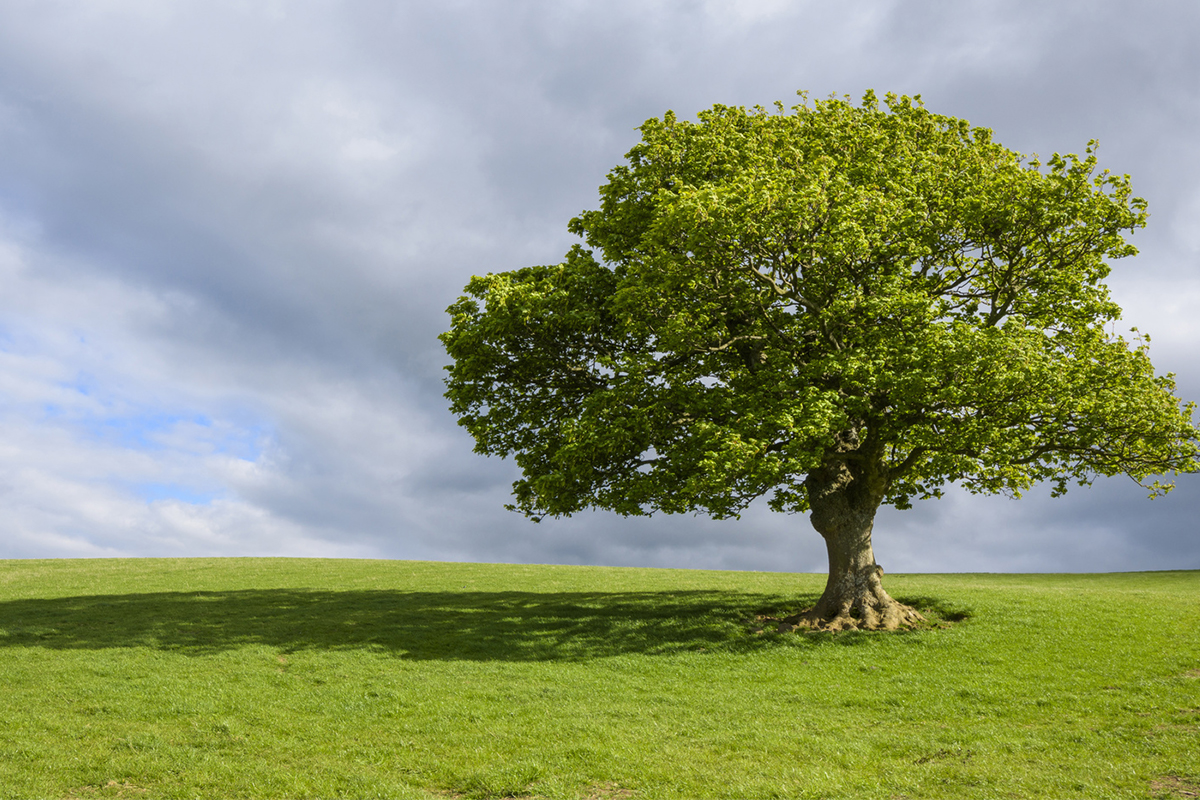
#> input picture test/tree.jpg, 1200 x 800 px
$ python dog_detect.py
#> lines starting #> are read from the running program, lines starting #| are printed output that depends on the picture
import cv2

# Load the pre-trained Haarcascade for dog detection
dog_cascade = cv2.CascadeClassifier(cv2.data.haarcascades + 'haarcascade_frontalface_default.xml')

# Detect dogs in an image
#image = cv2.imread('dog_image_2.jpg')
image = cv2.imread('tree.jpg')
#> image is the input picture: shape (800, 1200, 3); mean B, G, R 114.9, 150.4, 139.7
image = cv2.resize(image, (800, 600))
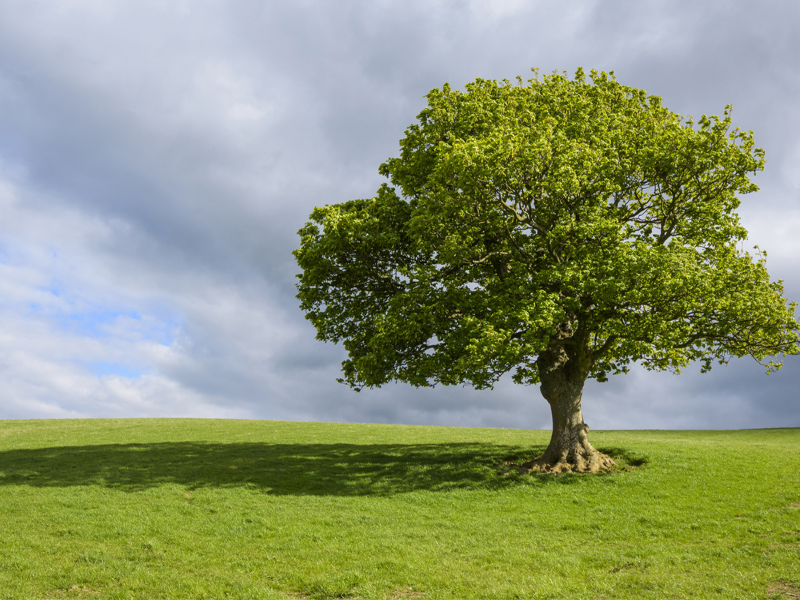
#> image: shape (600, 800, 3); mean B, G, R 114.8, 150.4, 139.6
gray = cv2.cvtColor(image, cv2.COLOR_BGR2GRAY)
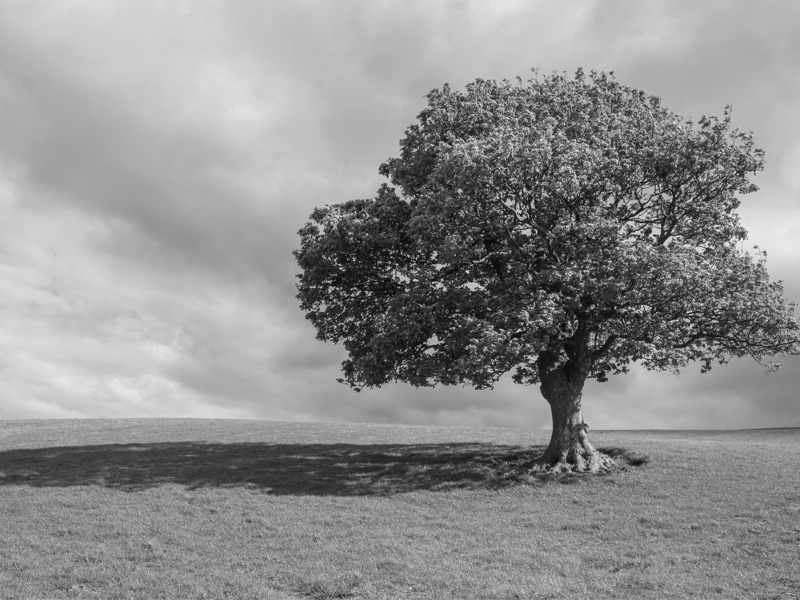
#> gray: shape (600, 800); min 3, max 236, mean 143.1
dogs = dog_cascade.detectMultiScale(gray, scaleFactor=1.1, minNeighbors=5)
#> dogs = ()

# Draw rectangles around detected dogs
for (x, y, w, h) in dogs:
    cv2.rectangle(image, (x, y), (x+w, y+h), (0, 0, 255), 2)
#> this loop made 0 passes

# Display the result
while not cv2.waitKey(1) & 0xFF == ord('q'):
#> (key q is pressed here)
    cv2.imshow('Dog Detection', image)
cv2.destroyAllWindows()

$ run again, with test/dog_image_2.jpg copied over test/tree.jpg
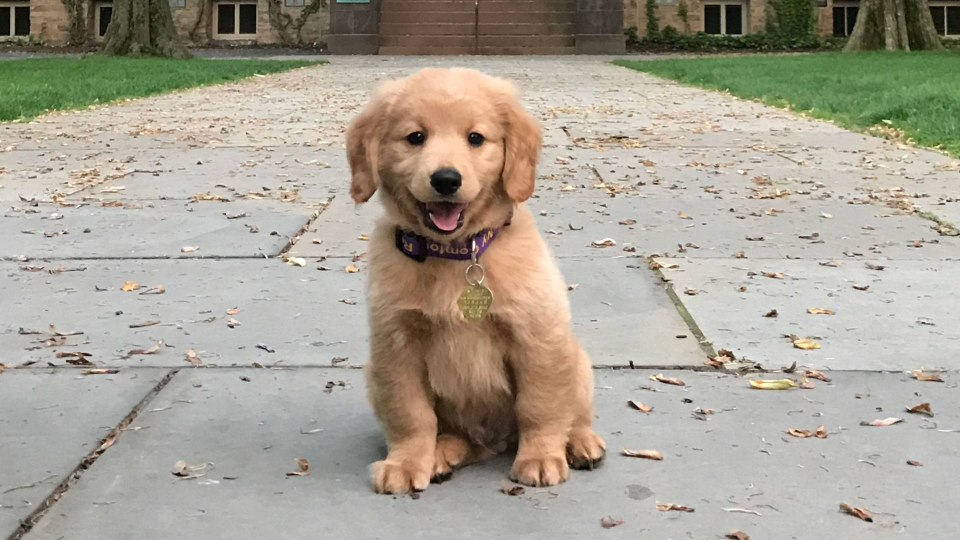
#> input picture test/dog_image_2.jpg, 1920 x 1080 px (shown at 1/2 size)
#> image is the input picture: shape (1080, 1920, 3); mean B, G, R 148.9, 162.3, 168.1
#> `gray = cv2.cvtColor(image, cv2.COLOR_BGR2GRAY)`:
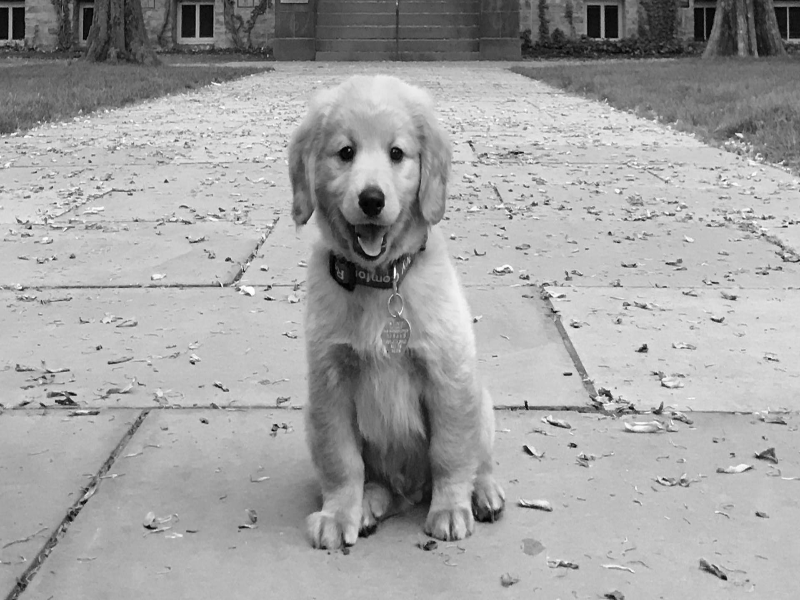
#> gray: shape (600, 800); min 0, max 254, mean 162.4
#> dogs = [[309, 412, 40, 40], [423, 490, 62, 62]]
#> the loop `for (x, y, w, h) in dogs:` made 2 passes
#> after the loop `for (x, y, w, h) in dogs:`:
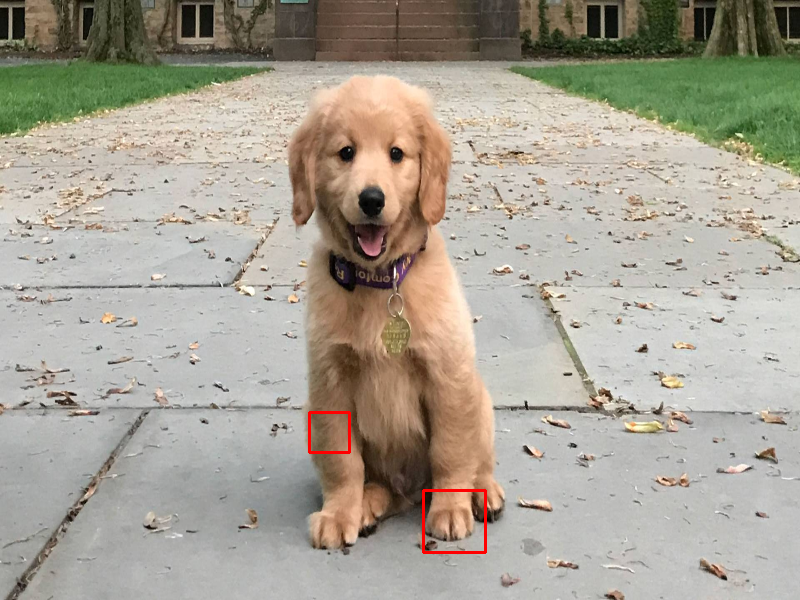
#> image: shape (600, 800, 3); mean B, G, R 148.5, 161.9, 168.3

$ run again, with test/dog_image.jpg copied over test/tree.jpg
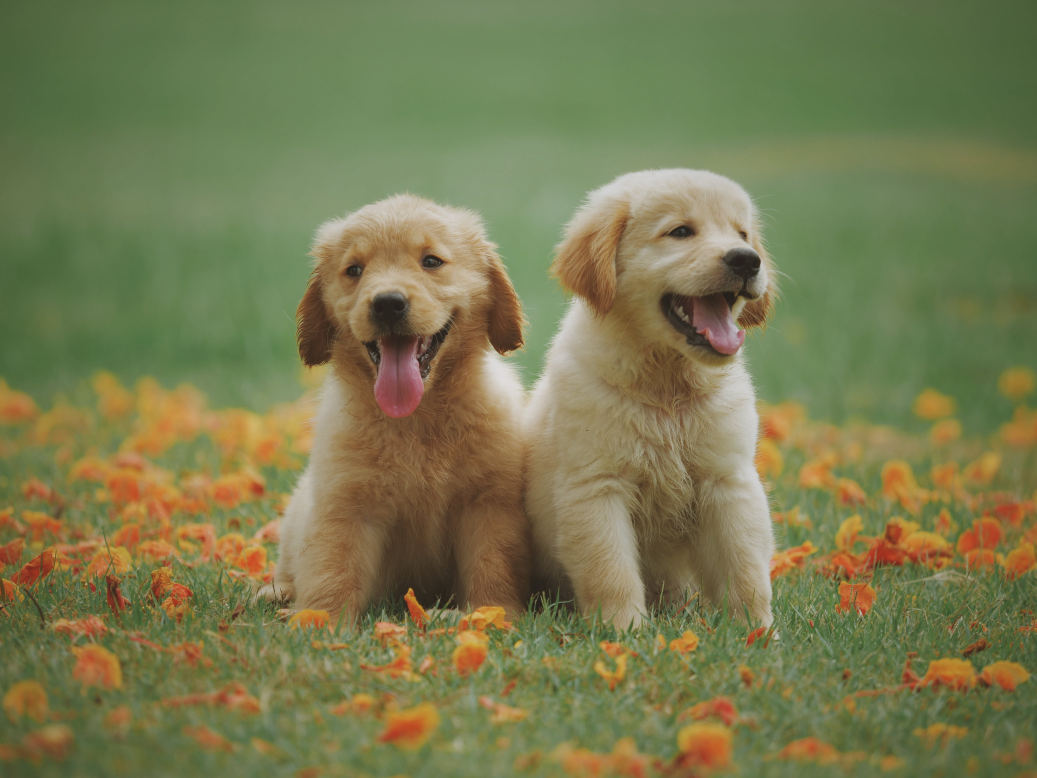
#> input picture test/dog_image.jpg, 5184 x 3888 px (shown at 1/5 size)
#> image is the input picture: shape (3888, 5184, 3); mean B, G, R 79.6, 121.8, 120.6
#> `image = cv2.resize(image, (800, 600))`:
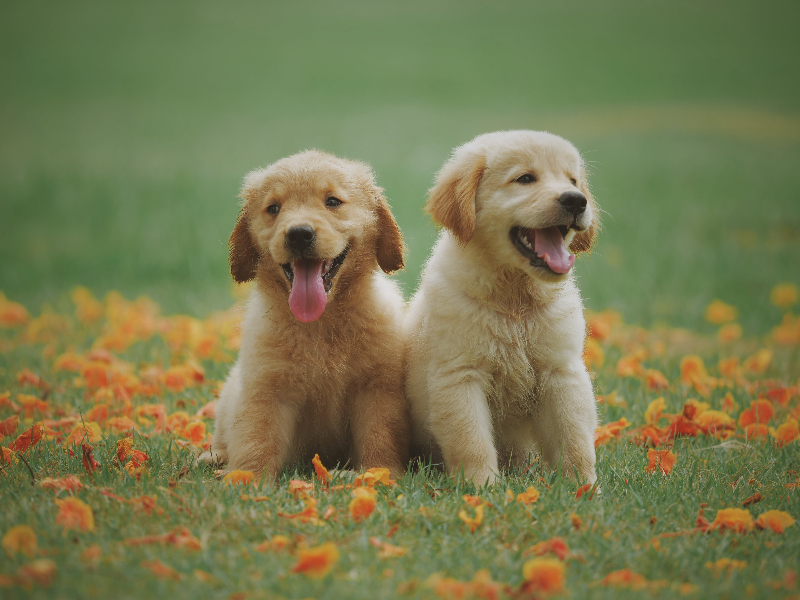
#> image: shape (600, 800, 3); mean B, G, R 79.6, 121.7, 120.5
#> `gray = cv2.cvtColor(image, cv2.COLOR_BGR2GRAY)`:
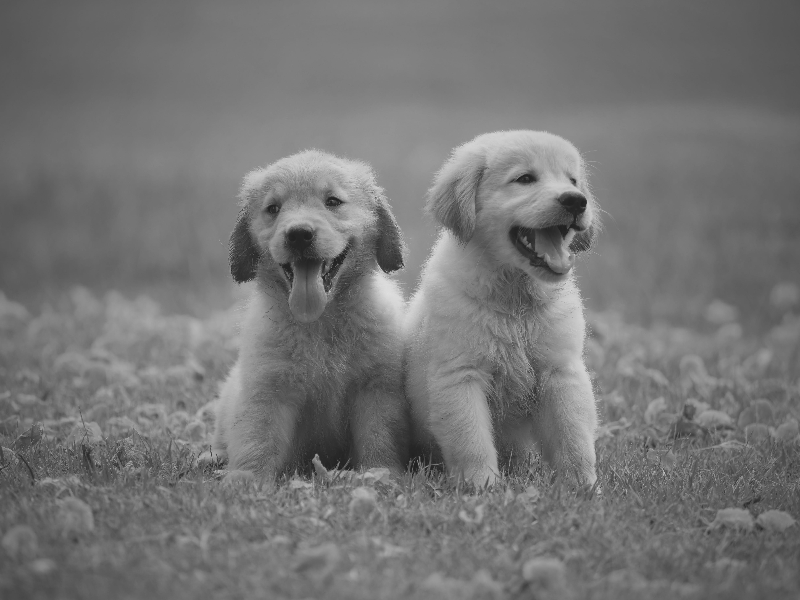
#> gray: shape (600, 800); min 27, max 223, mean 116.6
#> dogs = ()
